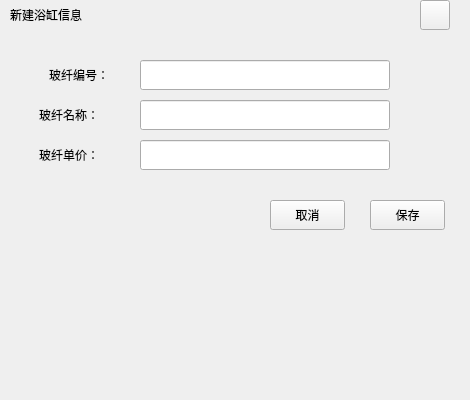
<?xml version="1.0" encoding="UTF-8"?>
<ui version="4.0">
 <class>FiberEdit</class>
 <widget class="QWidget" name="FiberEdit">
  <property name="geometry">
   <rect>
    <x>0</x>
    <y>0</y>
    <width>470</width>
    <height>400</height>
   </rect>
  </property>
  <property name="windowTitle">
   <string>Form</string>
  </property>
  <widget class="QLineEdit" name="FiberGlassPrice">
   <property name="geometry">
    <rect>
     <x>140</x>
     <y>140</y>
     <width>250</width>
     <height>30</height>
    </rect>
   </property>
  </widget>
  <widget class="QPushButton" name="SaveBtn">
   <property name="geometry">
    <rect>
     <x>370</x>
     <y>200</y>
     <width>75</width>
     <height>30</height>
    </rect>
   </property>
   <property name="text">
    <string>保存</string>
   </property>
  </widget>
  <widget class="QLabel" name="UserLab_2">
   <property name="geometry">
    <rect>
     <x>39</x>
     <y>140</y>
     <width>101</width>
     <height>30</height>
    </rect>
   </property>
   <property name="text">
    <string>玻纤单价：</string>
   </property>
  </widget>
  <widget class="QLabel" name="UserLab_3">
   <property name="geometry">
    <rect>
     <x>49</x>
     <y>60</y>
     <width>91</width>
     <height>30</height>
    </rect>
   </property>
   <property name="text">
    <string>玻纤编号：</string>
   </property>
  </widget>
  <widget class="QLineEdit" name="FiberGlassID">
   <property name="geometry">
    <rect>
     <x>140</x>
     <y>60</y>
     <width>250</width>
     <height>30</height>
    </rect>
   </property>
  </widget>
  <widget class="QLabel" name="label">
   <property name="geometry">
    <rect>
     <x>10</x>
     <y>0</y>
     <width>151</width>
     <height>30</height>
    </rect>
   </property>
   <property name="text">
    <string>新建浴缸信息</string>
   </property>
  </widget>
  <widget class="QPushButton" name="CloseBtn">
   <property name="geometry">
    <rect>
     <x>420</x>
     <y>0</y>
     <width>30</width>
     <height>30</height>
    </rect>
   </property>
   <property name="text">
    <string/>
   </property>
  </widget>
  <widget class="QLabel" name="UserLab_1">
   <property name="geometry">
    <rect>
     <x>39</x>
     <y>100</y>
     <width>101</width>
     <height>30</height>
    </rect>
   </property>
   <property name="text">
    <string>玻纤名称：</string>
   </property>
  </widget>
  <widget class="QPushButton" name="CancleBtn">
   <property name="geometry">
    <rect>
     <x>270</x>
     <y>200</y>
     <width>75</width>
     <height>30</height>
    </rect>
   </property>
   <property name="text">
    <string>取消</string>
   </property>
  </widget>
  <widget class="QLabel" name="InerLab">
   <property name="geometry">
    <rect>
     <x>50</x>
     <y>80</y>
     <width>401</width>
     <height>231</height>
    </rect>
   </property>
   <property name="styleSheet">
    <string notr="true"/>
   </property>
   <property name="text">
    <string/>
   </property>
  </widget>
  <widget class="QLabel" name="TitleLab">
   <property name="geometry">
    <rect>
     <x>0</x>
     <y>10</y>
     <width>461</width>
     <height>31</height>
    </rect>
   </property>
   <property name="text">
    <string/>
   </property>
  </widget>
  <widget class="QLineEdit" name="FiberGlassName">
   <property name="geometry">
    <rect>
     <x>140</x>
     <y>100</y>
     <width>250</width>
     <height>30</height>
    </rect>
   </property>
  </widget>
  <zorder>InerLab</zorder>
  <zorder>TitleLab</zorder>
  <zorder>FiberGlassPrice</zorder>
  <zorder>SaveBtn</zorder>
  <zorder>UserLab_2</zorder>
  <zorder>UserLab_3</zorder>
  <zorder>FiberGlassID</zorder>
  <zorder>label</zorder>
  <zorder>CloseBtn</zorder>
  <zorder>UserLab_1</zorder>
  <zorder>CancleBtn</zorder>
  <zorder>FiberGlassName</zorder>
 </widget>
 <resources/>
 <connections/>
</ui>
